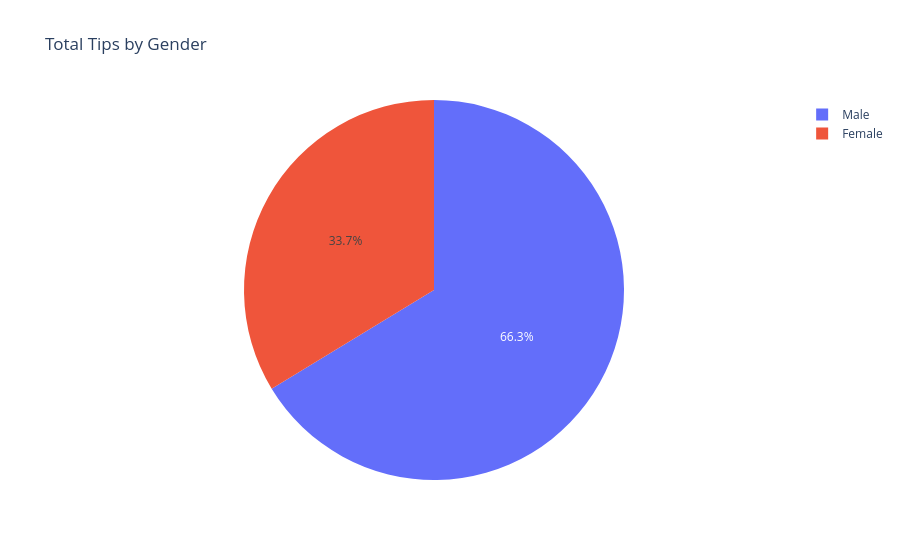

Notebook code cell kept with this figure:
### Code cell
figure = px.pie(data, values='tip', names='sex', title='Total Tips by Gender')
figure.show()

### Figure 1 — Plotly figure (JSON) as saved in the notebook; plotly's stock layout.template omitted (floating-point values rounded to 4 significant figures; data arrays with more than 128 entries replaced by an {"elided": "..."} marker saying what was removed)
{"data": [{"domain": {"x": [0, 1], "y": [0, 1]}, "hovertemplate": "sex=%{label}<br>tip=%{value}<extra></extra>", "labels": {"elided": "244 str values"}, "legendgroup": "", "name": "", "showlegend": true, "type": "pie", "values": {"elided": "244 float values"}}], "layout": {"legend": {"tracegroupgap": 0}, "title": {"text": "Total Tips by Gender"}}}
